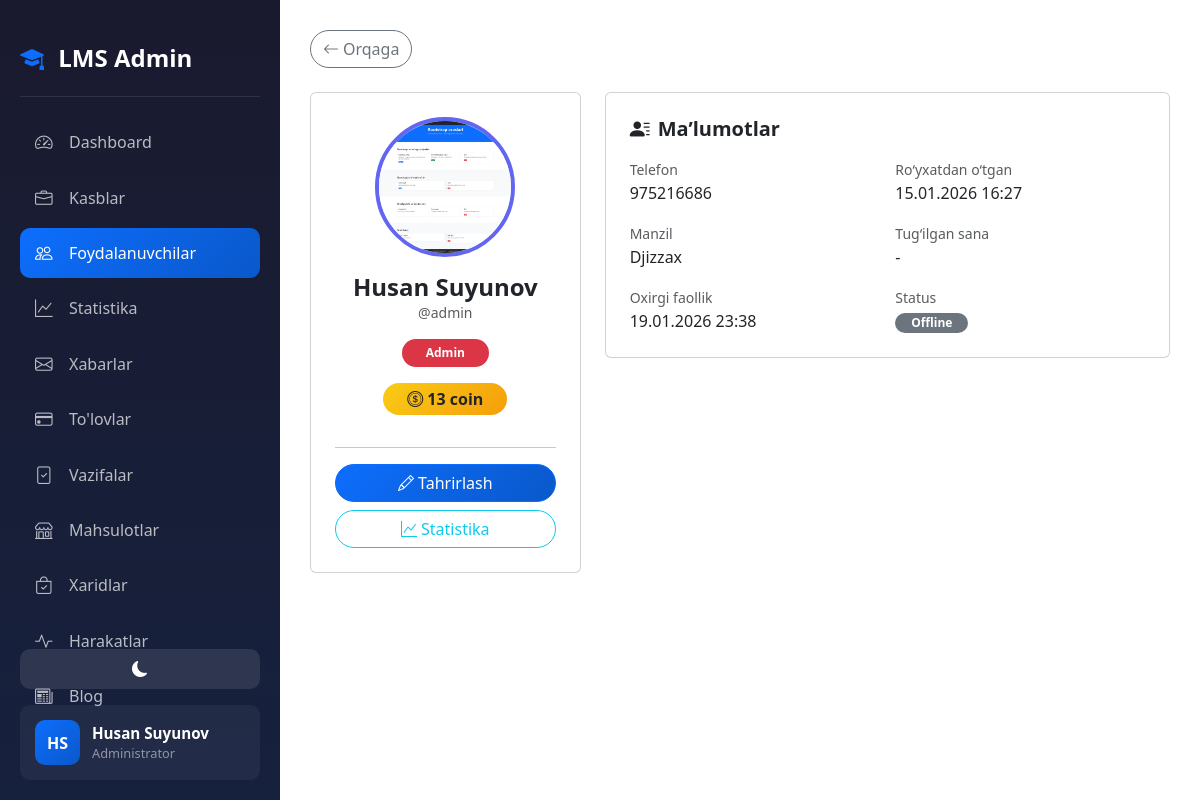
/dashboard/users/1/ (signed in), run on an earlier commit of the app's database.
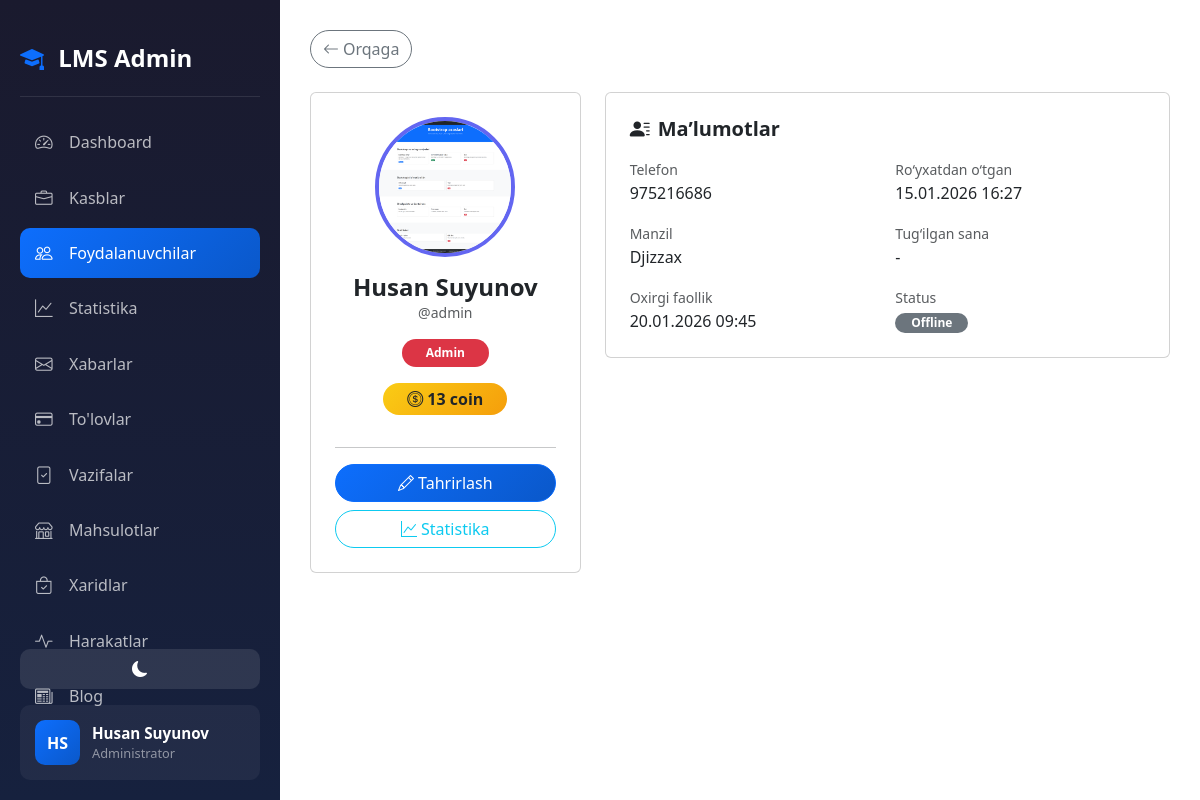
And on a later commit of the database.
### accounts/models.py (models this page shows, shortened)
class CustomUser(AbstractUser):
    ROLE_CHOICES = (
        ('admin', 'Admin'),
        ('teacher', 'O\'qituvchi'),
        ('student', 'O\'quvchi'),
    )
    first_name = models.CharField(max_length=100, verbose_name="Ism")
    last_name = models.CharField(max_length=100, verbose_name="Familiya")
    phone = models.CharField(max_length=20, unique=True, verbose_name="Telefon raqam")
    role = models.CharField(max_length=20, choices=ROLE_CHOICES, default='student', verbose_name="Rol")
    photo = models.ImageField(upload_to='profiles/', blank=True, null=True, verbose_name="Profil rasmi")
    profession = models.ForeignKey(Profession, on_delete=models.SET_NULL, null=True, blank=True, related_name='students', verbose_name="Yo'nalish")
    is_blocked = models.BooleanField(default=False, verbose_name="Bloklangan")
    last_activity = models.DateTimeField(null=True, blank=True, verbose_name="Oxirgi faollik")
    bio = models.TextField(blank=True, null=True, verbose_name="O'zi haqida")
    coins = models.IntegerField(default=0, verbose_name="Coinlar")
    total_online_time = models.IntegerField(default=0, verbose_name="Jami online vaqt (daqiqa)")
    address = models.CharField(max_length=300, blank=True, null=True, verbose_name="Yashash manzili")
    birth_date = models.DateField(null=True, blank=True, verbose_name="Tug'ilgan kuni")
    id_card = models.FileField(upload_to='documents/id_cards/', blank=True, null=True, verbose_name="ID karta/Pasport")
    birth_certificate = models.FileField(upload_to='documents/birth_certificates/', blank=True, null=True, verbose_name="Tug'ilganlik haqida guvohnoma")
    @property
    def is_admin(self):
        return self.role == 'admin'
    @property
    def is_student(self):
        return self.role == 'student'
    @property
    def is_online(self):
        if self.last_activity:
            now = timezone.now()
            diff = now - self.last_activity
            return diff.total_seconds() < 300
        return False
    @property
    def full_name(self):
        return f"{self.first_name} {self.last_name}"
    class Meta:
        verbose_name = "Foydalanuvchi"
        verbose_name_plural = "Foydalanuvchilar"

### accounts/views.py (the view)
# urls.py: path('dashboard/users/<int:pk>/', views.admin_user_view, name='admin_user_view'),
@login_required
def admin_user_view(request, pk):
    if not request.user.is_admin:
        return redirect('home')
    user = get_object_or_404(CustomUser, pk=pk)
    certificates = Certificate.objects.filter(student=user)
    return render(request, 'accounts/admin/user_view.html', {
        'user_obj': user,
        'certificates': certificates,
    })

### accounts/management/commands/check_birthdays.py (called while the page is built, shortened)
    def handle(self, *args, **kwargs):
        today = timezone.now().date()
        users = CustomUser.objects.filter(birth_date__day=today.day, birth_date__month=today.month)
        if not users.exists():
            self.stdout.write(self.style.SUCCESS('No birthdays today.'))
            return

### accounts/templates/accounts/admin/user_view.html (shortened to what this page needs)
{% extends 'accounts/admin/base_admin.html' %}
{% block admin_content %}
<a href="{% url 'admin_users' %}" class="btn btn-outline-secondary rounded-pill mb-4">
    <i class="bi bi-arrow-left me-1"></i>Orqaga
</a>
<div class="row g-4">
<div class="col-lg-4">
<div class="card text-center p-4 h-100">
    <div class="mb-3">
        {% if user_obj.photo and user_obj.photo.url %}
            <img src="{{ user_obj.photo.url }}"
                 class="rounded-circle"
                 style="width:140px;height:140px;object-fit:cover;border:4px solid #6366f1;">
        {% else %}
            <div class="rounded-circle bg-primary text-white d-flex align-items-center justify-content-center fw-bold mx-auto"
                 style="width:140px;height:140px;font-size:3rem;">
                {{ user_obj.get_initials }}
            </div>
        {% endif %}
    </div>
    <h4 class="fw-bold mb-0">{{ user_obj.full_name }}</h4>
    <small class="text-muted">@{{ user_obj.username }}</small>
    <div class="my-3">
        <span class="badge rounded-pill px-4 py-2
            {% if user_obj.role == 'admin' %}bg-danger
            {% elif user_obj.role == 'teacher' %}bg-success
            {% else %}bg-primary{% endif %}">
            {% if user_obj.role == 'admin' %}Admin
            {% elif user_obj.role == 'teacher' %}O‘qituvchi
            {% else %}O‘quvchi{% endif %}
        </span>
    </div>
    <div class="mb-3">
        <span class="badge rounded-pill fs-6 px-4 py-2 text-dark"
              style="background:linear-gradient(135deg,#facc15,#f59e0b);">
            <i class="bi bi-coin me-1"></i>{{ user_obj.coins }} coin
        </span>
    </div>
    <hr>
    <div class="d-grid gap-2">
        <a href="{% url 'admin_user_edit' user_obj.pk %}" class="btn btn-primary rounded-pill">
            <i class="bi bi-pencil me-1"></i>Tahrirlash
        </a>
        <a href="{% url 'user_statistics' user_obj.pk %}" class="btn btn-outline-info rounded-pill">
            <i class="bi bi-graph-up me-1"></i>Statistika
        </a>
    </div>
</div>
</div>
<div class="col-lg-8 d-flex flex-column gap-4">
<div class="card p-4">
<h5 class="fw-bold mb-3">
    <i class="bi bi-person-lines-fill me-2"></i>Ma’lumotlar
</h5>
<div class="row g-3">
<div class="col-md-6">
    <small class="text-muted">Telefon</small>
    <div>{{ user_obj.phone|default:"-" }}</div>
</div>
<div class="col-md-6">
    <small class="text-muted">Ro‘yxatdan o‘tgan</small>
    <div>{{ user_obj.date_joined|date:"d.m.Y H:i" }}</div>
</div>
<div class="col-md-6">
    <small class="text-muted">Manzil</small>
    <div>{{ user_obj.address|default:"-" }}</div>
</div>
<div class="col-md-6">
    <small class="text-muted">Tug‘ilgan sana</small>
    <div>
        {% if user_obj.birth_date %}{{ user_obj.birth_date|date:"d.m.Y" }}{% else %}-{% endif %}
    </div>
</div>
<div class="col-md-6">
    <small class="text-muted">Oxirgi faollik</small>
    <div>
        {% if user_obj.last_activity %}
            {{ user_obj.last_activity|date:"d.m.Y H:i" }}
        {% else %}-{% endif %}
    </div>
</div>
<div class="col-md-6">
    <small class="text-muted">Status</small><br>
    {% if user_obj.is_blocked %}
        <span class="badge bg-danger rounded-pill px-3">Bloklangan</span>
    {% elif user_obj.is_online %}
        <span class="badge bg-success rounded-pill px-3">Online</span>
    {% else %}
        <span class="badge bg-secondary rounded-pill px-3">Offline</span>
    {% endif %}
</div>
</div>
</div>
</div>
</div>
{% endblock %}

### accounts/templates/accounts/admin/base_admin.html (shortened to what this page needs)
<!DOCTYPE html>
<html lang="uz" data-bs-theme="light">
<head>
    {% load static %}
    <link rel="stylesheet" href="{% static 'css/base_admin.css' %}">
    <link rel="stylesheet" href="{% static 'effects/weather_effect.css' %}">
    <link href="https://cdn.jsdelivr.net/npm/bootstrap@5.3.2/dist/css/bootstrap.min.css" rel="stylesheet">
    <link href="https://cdn.jsdelivr.net/npm/bootstrap-icons@1.11.1/font/bootstrap-icons.css" rel="stylesheet">
</head>
<body>
    <div id="weather_effect"></div>
    <div class="sidebar">
        <div class="sidebar-brand" style="text-decoration: none;">
            <a href="{% url 'home' %}" class="nav-link"> <i class="bi bi-mortarboard-fill me-2 "></i>
                <span>LMS Admin</span></a>
        </div>
        <nav class="sidebar-nav">
            <a href="{% url 'admin_dashboard' %}"
                class="nav-link {% if request.resolver_match.url_name == 'admin_dashboard' %}active{% endif %}">
                <i class="bi bi-speedometer2"></i>
                <span>Dashboard</span>
            </a>
            <a href="{% url 'admin_professions' %}"
                class="nav-link {% if 'profession' in request.resolver_match.url_name %}active{% endif %}">
                <i class="bi bi-briefcase"></i>
                <span>Kasblar</span>
            </a>
            <a href="{% url 'admin_users' %}"
                class="nav-link {% if 'user' in request.resolver_match.url_name %}active{% endif %}">
                <i class="bi bi-people"></i>
                <span>Foydalanuvchilar</span>
            </a>
            <a href="{% url 'admin_statistics' %}"
                class="nav-link {% if request.resolver_match.url_name == 'admin_statistics' %}active{% endif %}">
                <i class="bi bi-graph-up"></i>
                <span>Statistika</span>
            </a>
            <a href="{% url 'admin_messages' %}"
                class="nav-link {% if 'message' in request.resolver_match.url_name %}active{% endif %}">
                <i class="bi bi-envelope"></i>
                <span>Xabarlar</span>
            </a>
            <a href="{% url 'admin_payments' %}"
                class="nav-link {% if 'payment' in request.resolver_match.url_name %}active{% endif %}">
                <i class="bi bi-credit-card"></i>
                <span>To'lovlar</span>
            </a>
            <a href="{% url 'homework_submissions' %}"
                class="nav-link {% if request.resolver_match.url_name == 'homework_submissions' %}active{% endif %}">
                <i class="bi bi-file-check"></i>
                <span>Vazifalar</span>
            </a>
            <a href="{% url 'admin_products' %}"
                class="nav-link {% if 'product' in request.resolver_match.url_name %}active{% endif %}">
                <i class="bi bi-shop"></i>
                <span>Mahsulotlar</span>
            </a>
            <a href="{% url 'admin_purchases' %}"
                class="nav-link {% if 'purchase' in request.resolver_match.url_name %}active{% endif %}">
                <i class="bi bi-bag-check"></i>
                <span>Xaridlar</span>
            </a>
            <a href="{% url 'admin_activities' %}"
                class="nav-link {% if 'activities' in request.resolver_match.url_name %}active{% endif %}">
                <i class="bi bi-activity"></i>
                <span>Harakatlar</span>
            </a>
            <a href="{% url 'blog:admin_posts' %}" class="nav-link {% if 'blog' in request.path %}active{% endif %}">
                <i class="bi bi-newspaper"></i>
                <span>Blog</span>
            </a>
        </nav>
        <div class="sidebar-footer">
            <button class="theme-toggle-admin w-100 mb-3" id="themeToggle">
                <i class="bi bi-moon-fill" id="themeIcon"></i>
            </button>
            <div class="user-info">
                <div class="user-avatar">
                    {{ user.first_name.0 }}{{ user.last_name.0 }}
                </div>
                <div>
                    <div class="user-name">{{ user.first_name }} {{ user.last_name }}</div>
                    <div class="user-role">Administrator</div>
                </div>
            </div>
        </div>
    </div>
    <div class="main-content">
        {% block admin_content %}{% endblock %}
    </div>
</body>
</html>

### static/css/base_admin.css (style rules this page uses)
:root { --primary-blue: #0d6efd; --dark-blue: #0a58ca; --primary-black: #212529; }
[data-bs-theme="light"] { --bg-color: #f0f2f5; --card-bg: #ffffff; --text-color: #212529; --border-color: #dee2e6; --sidebar-bg: #1a1a2e; --sidebar-text: #ffffff; }
body { background-color: var(--bg-color); color: var(--text-color); min-height: 100vh; transition: all 0.3s ease; }
.sidebar { position: fixed; top: 0; left: 0; height: 100vh; width: 280px; background: linear-gradient(180deg, #1a1a2e 0%, #16213e 100%); padding: 20px; z-index: 1000; overflow-y: auto; }
.sidebar-brand { color: white; font-size: 1.5rem; font-weight: 700; padding: 20px 0; border-bottom: 1px solid rgba(255, 255, 255, 0.1); margin-bottom: 20px; }
.sidebar-brand i { color: var(--primary-blue); }
.sidebar-nav .nav-link { color: rgba(255, 255, 255, 0.7); padding: 12px 15px; border-radius: 10px; margin-bottom: 5px; transition: all 0.3s ease; display: flex; align-items: center; }
.sidebar-nav .nav-link.active { background: linear-gradient(135deg, var(--primary-blue), var(--dark-blue)); color: white; }
.sidebar-nav .nav-link i { width: 24px; margin-right: 10px; font-size: 1.1rem; }
.main-content { margin-left: 280px; padding: 30px; min-height: 100vh; }
.card { background-color: var(--card-bg); border: 1px solid var(--border-color); border-radius: 15px; }
.btn-primary { background: linear-gradient(135deg, var(--primary-blue), var(--dark-blue)); border: none; padding: 10px 20px; border-radius: 10px; font-weight: 600; }
.theme-toggle-admin { background-color: rgba(255, 255, 255, 0.1); border: none; color: white; width: 40px; height: 40px; border-radius: 10px; display: flex; align-items: center; justify-content: center; cursor: pointer; transition: all 0.3s ease; }
.sidebar-footer { position: absolute; bottom: 20px; left: 20px; right: 20px; }
.user-info { display: flex; align-items: center; padding: 15px; background-color: rgba(255, 255, 255, 0.05); border-radius: 10px; }
.user-avatar { width: 45px; height: 45px; border-radius: 10px; background: linear-gradient(135deg, var(--primary-blue), var(--dark-blue)); display: flex; align-items: center; justify-content: center; color: white; font-weight: 700; margin-right: 12px; }
.user-name { color: white; font-weight: 600; font-size: 0.95rem; }
.user-role { color: rgba(255, 255, 255, 0.5); font-size: 0.8rem; }

### static/effects/weather_effect.css (style rules this page uses)
#weather_effect { position: fixed; inset: 0; pointer-events: none; z-index: 9999; overflow: hidden; }

What changed in the data, as far as the page shows it:
changed CustomUser "Husan Suyunov": last_activity "19.01.2026 23:38" → "20.01.2026 09:45"
